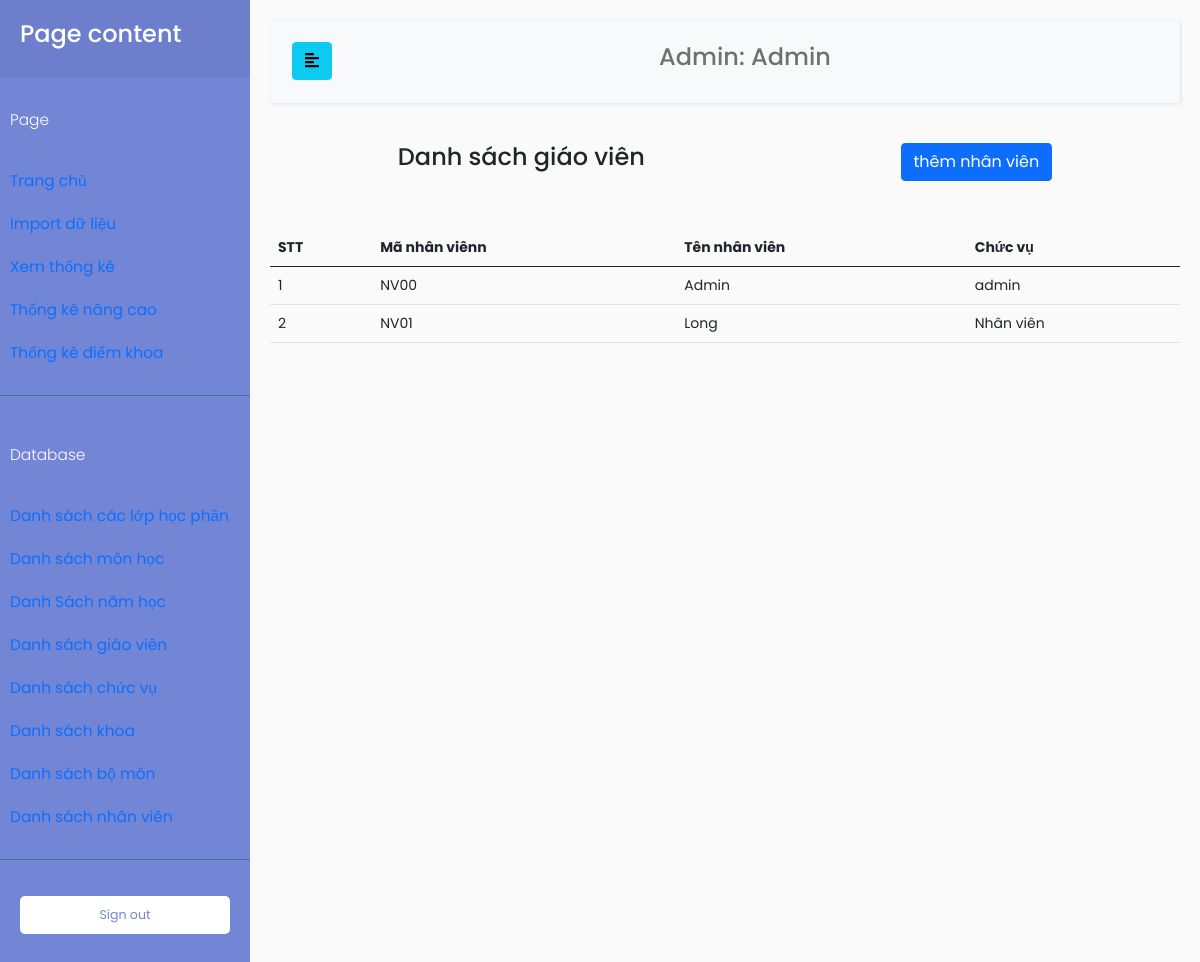
/index.php?TenChucVu=admin&page=DBNhanVien (signed in), run on an earlier commit of the app's database.
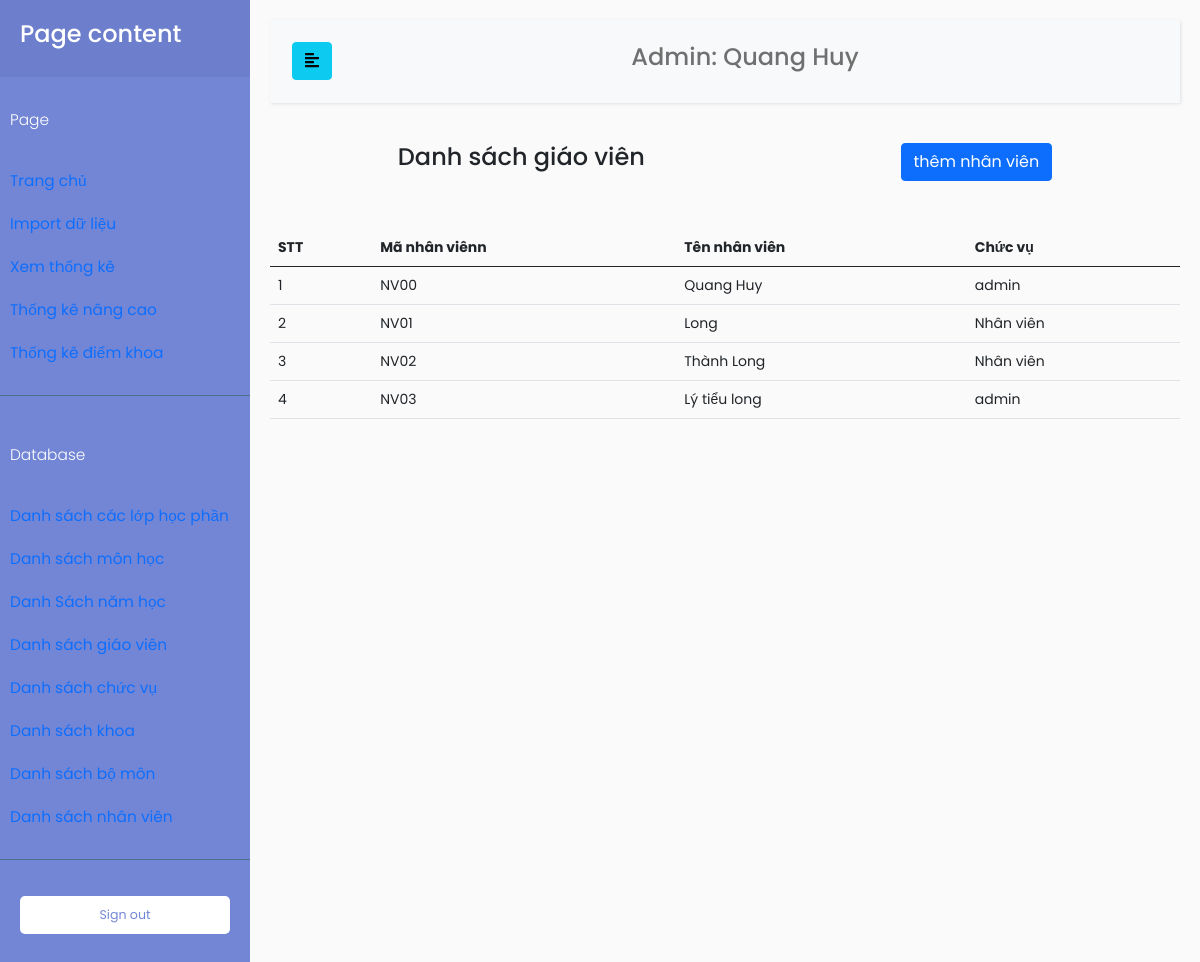
And on a later commit of the database.
### tables this page shows
CREATE TABLE `nhanvien` (
  `MaNhanVien` varchar(100) NOT NULL,
  `TenNhanVien` varchar(100) NOT NULL,
  `MatKhau` varchar(100) NOT NULL,
  `MaChucVu` int(11) NOT NULL
);

CREATE TABLE `chucvu` (
  `MaChucVu` int(11) NOT NULL,
  `TenChucVu` varchar(100) NOT NULL,
  `PhanRole` varchar(100) NOT NULL
);

### database/DBController.php (called while the page is built, shortened)
<?php
class DBController
{
    protected $host = 'localhost';
    protected $user = 'root';
    protected $password = '';
    protected $database = 'quanlydanhgia';
    public function __construct()
    {
        $this->con = mysqli_connect($this->host, $this->user, $this->password, $this->database);
    }
}

### function.php (called while the page is built, shortened)
<?php
require('database/DBController.php');
require('database/Account.php');
require('database/InfoSmallTable.php');
$db = new DBController();
$account = new Account($db);
$infoSmallTable = new InfoSmallTable($db);

### database/Account.php (called while the page is built, shortened)
<?php
class Account
{
    public $db = null;
    public function __construct(DBController $db)
    {
        $this->db = $db;
    }
    public function getTenNhanVien($userID, $table = 'giaovien', $key = 'MaGiaoVien')
    {
        $result = $this->db->con->query("SELECT TenNhanVien FROM $table as tb JOIN chucvu on tb.MaChucVu = chucvu.MaChucVu WHERE $key = '{$userID}'");
        $resultArray = array();
        if ($result->num_rows > 0) {
            while ($row = $result->fetch_assoc()) {
                $resultArray[] = $row;
            }
        }
        return $resultArray[0]['TenNhanVien'];
    }
}

### database/InfoSmallTable.php (called while the page is built, shortened)
<?php
class InfoSmallTable
{
    public $db = null;
    public function __construct(DBController $db)
    {
        $this->db = $db;
    }
    public function getThongTinBang($table = 'Khoa')
    {
        $result = $this->db->con->query("SELECT * FROM {$table}");
        $resultArr = array();
        while ($row = mysqli_fetch_array($result, MYSQLI_ASSOC)) {
            $resultArr[] = $row;
        }
        return $resultArr;
    }
    public function getTenChucVu($maChucVu)
    {
        $result = $this->db->con->query("SELECT * FROM chucvu WHERE MaChucVu = '{$maChucVu}'");
        $resultArr = array();
        while ($row = mysqli_fetch_array($result, MYSQLI_ASSOC)) {
            $resultArr[] = $row;
        }
        return $resultArr;
    }
}

### page/admin/DBControl/DBNhanVien.php (the view, shortened to what the changed rows need)
<?php
if ($_GET["TenChucVu"] === 'admin') {
    $nhanvien = $infoSmallTable->getThongTinBang("nhanvien");
    $stt = 1;
}
?>
<div>
    <table class="table table-hover">
        <thead>
            <tr>
                <th>STT</th>
                <th>Mã nhân viênn</th>
                <th>Tên nhân viên</th>
                <th>Chức vụ</th>
            </tr>
        </thead>
        <tbody>
            <?php foreach ($nhanvien as $item) : ?>
                <tr>
                    <td>
                        <?php
                        echo $stt;
                        $stt++;
                        ?>
                    </td>
                    <td>
                        <?php
                        echo $item['MaNhanVien'];
                        ?>
                    </td>
                    <td>
                        <?php
                        echo $item['TenNhanVien'];
                        ?>
                    </td>
                    <td>
                        <?php
                        $tenChucVuNhanVien = $infoSmallTable->getTenChucVu($item['MaChucVu']);
                        $tenChucVuNhanVien = $tenChucVuNhanVien[0]['TenChucVu'];
                        if ($tenChucVuNhanVien === 'nhanvien') {
                            echo "Nhân viên";
                        } else {
                            echo $tenChucVuNhanVien;
                        }
                        ?>
                    </td>
                </tr>
            <?php endforeach; ?>
        </tbody>
    </table>
</div>

### index.php (shortened to what the changed rows need)
<!doctype html>
<html lang="en">
<head>
    <link href="https://cdn.jsdelivr.net/npm/bootstrap@5.0.0-beta3/dist/css/bootstrap.min.css" rel="stylesheet">
    <link rel="stylesheet" href="//code.jquery.com/ui/1.12.1/themes/base/jquery-ui.css">
    <link href="https://ajax.googleapis.com/ajax/libs/jqueryui/1.12.1/themes/base/jquery-ui.css" rel="stylesheet" type="text/css" />
    <link href="css/dashboard.css" rel="stylesheet">
    <link href="css/customTable.css" rel="stylesheet">
    <link rel="stylesheet" href="css/sidebar.css">
</head>
<?php
require('function.php');
if ($_GET["TenChucVu"]) {
    $tenChucVu = $_GET["TenChucVu"];
}
if (isset($_GET["page"])) {
    $page = $_GET["page"];
}
$tenGiaoVien = NULL;
if ($tenChucVu === 'admin' || $tenChucVu === 'nhanvien') {
    if ($tenChucVu === 'admin') {
        $tenCV = "Admin";
    }
    $tenGiaoVien = $account->getTenNhanVien($_SESSION['MaDangNhap'], 'NhanVien', 'MaNhanVien');
}
?>
<body>
    <div class="wrapper">
        <div id="content">
            <nav class="navbar navbar-expand-lg navbar-light bg-light">
                <div class="container-fluid">
                    <div class="collapse navbar-collapse" id="navbarSupportedContent">
                        <ul class="nav navbar-nav m-auto">
                            <li class="nav-item">
                                <h4><a class="nav-link" href="#"><?php echo $tenCV . ": " . $tenGiaoVien; ?></a></h4>
                            </li>
                        </ul>
                    </div>
                </div>
            </nav>
            <?php
            if (isset($page)) {
                switch ($page) {
                    case 'DBNhanVien':
                        include('page/admin/DBControl/DBNhanVien.php');
                        break;
                }
            }
            ?>
        </div>
    </div>
</body>
</html>

What changed in the data, as far as the page shows it:
changed nhanvien "NV00": TenNhanVien "Admin" → "Quang Huy"
added nhanvien: MaNhanVien "NV02", TenNhanVien "Thành Long", shows "Nhân viên"
added nhanvien: MaNhanVien "NV03", TenNhanVien "Lý tiểu long", MaChucVu.TenChucVu "admin"
